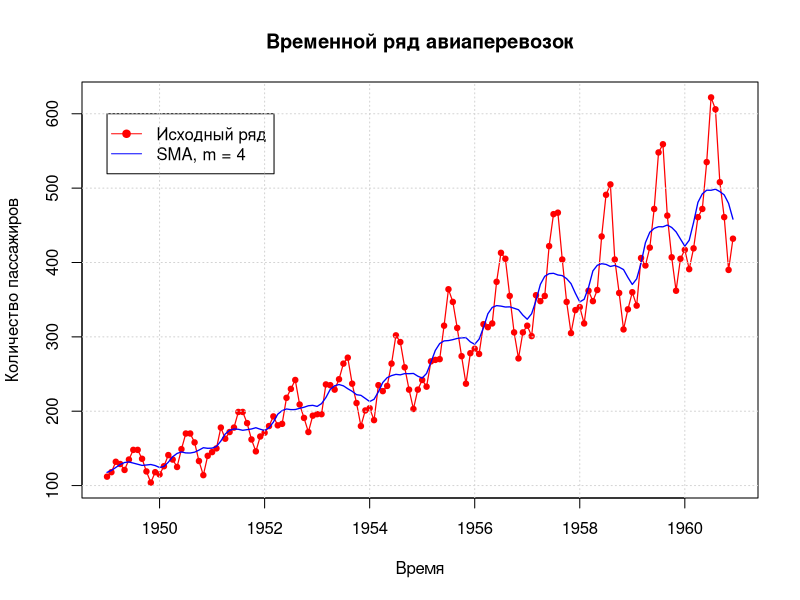
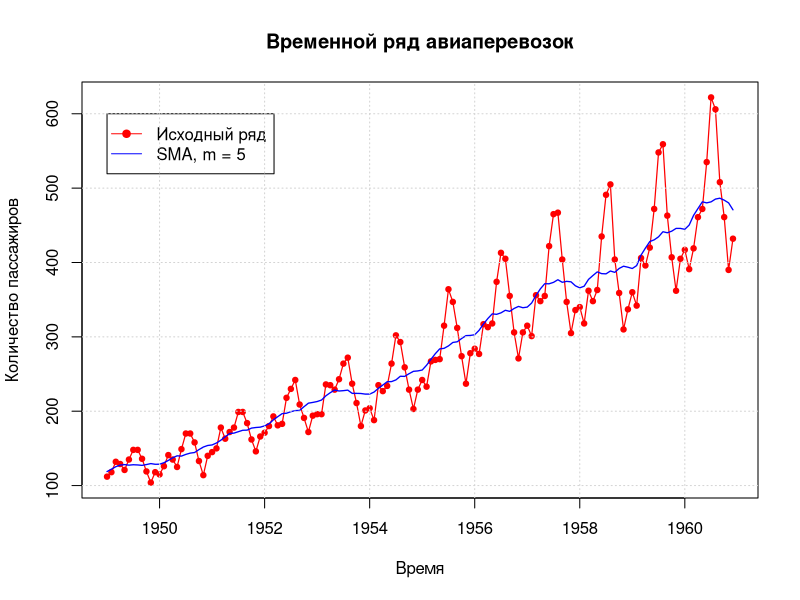
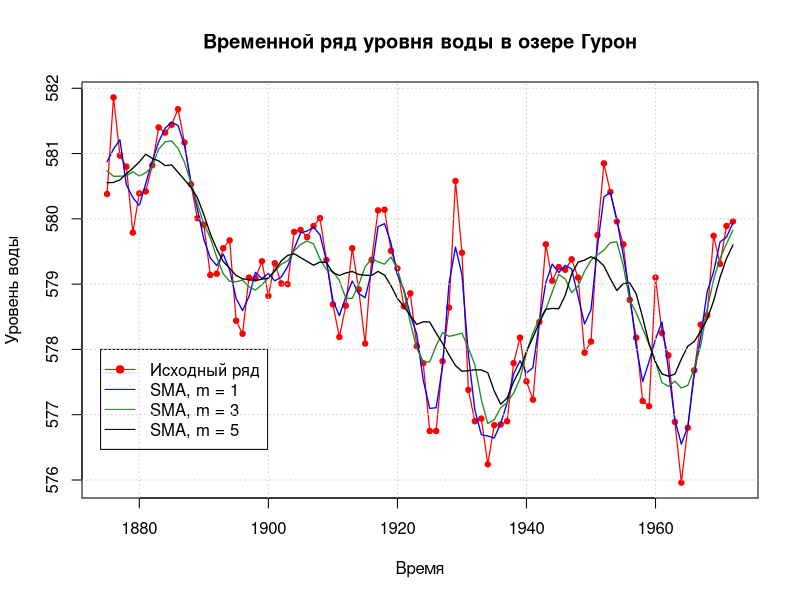
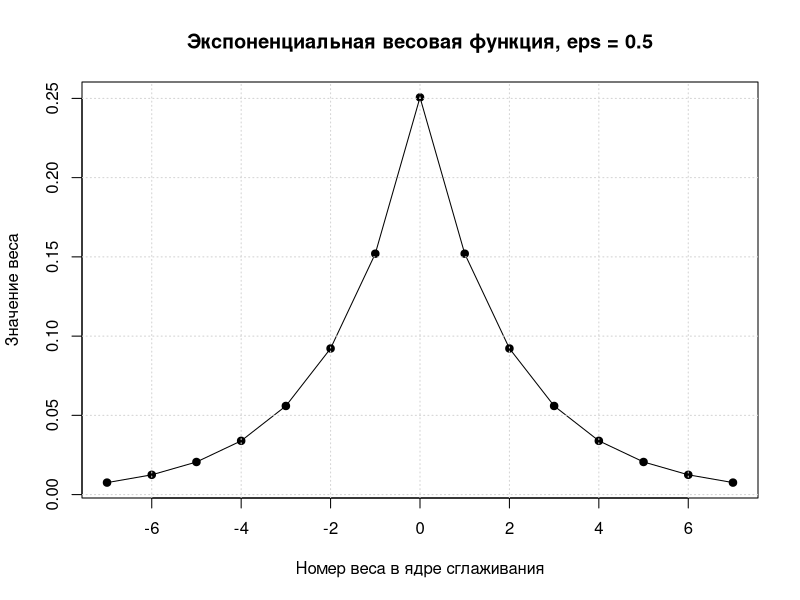
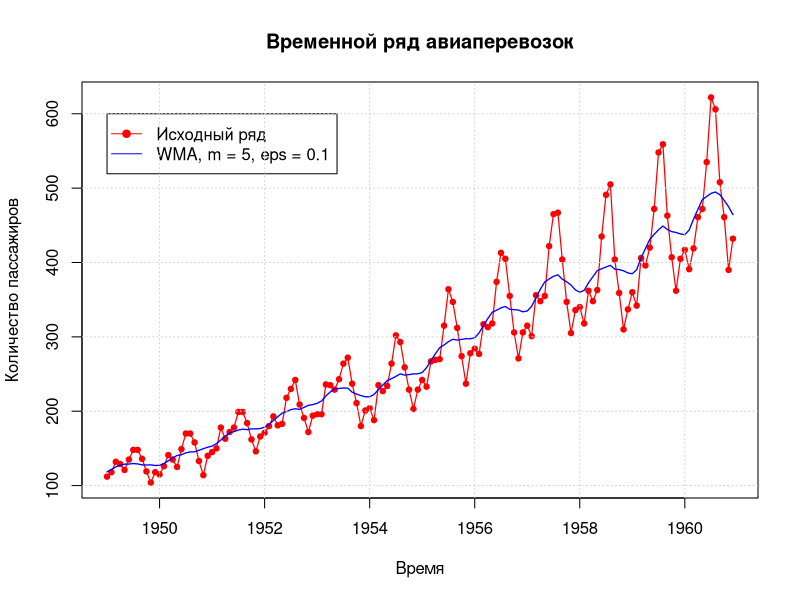
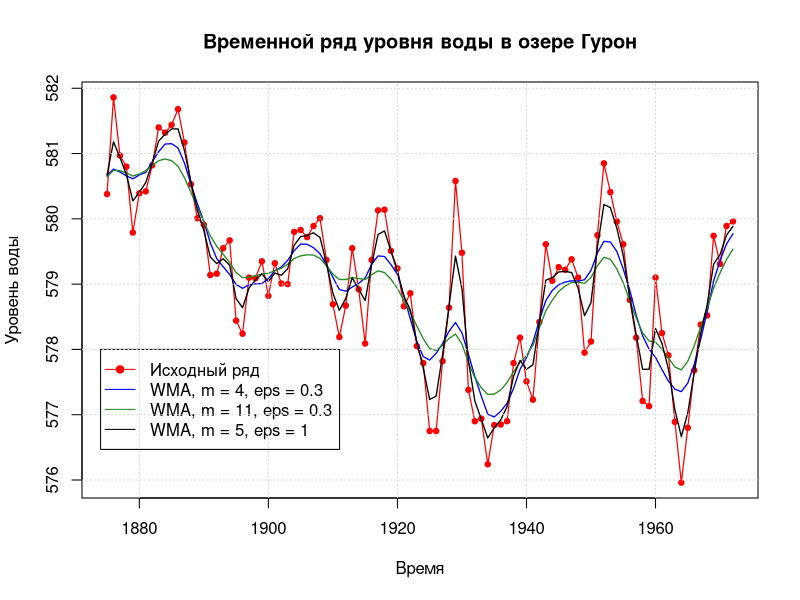
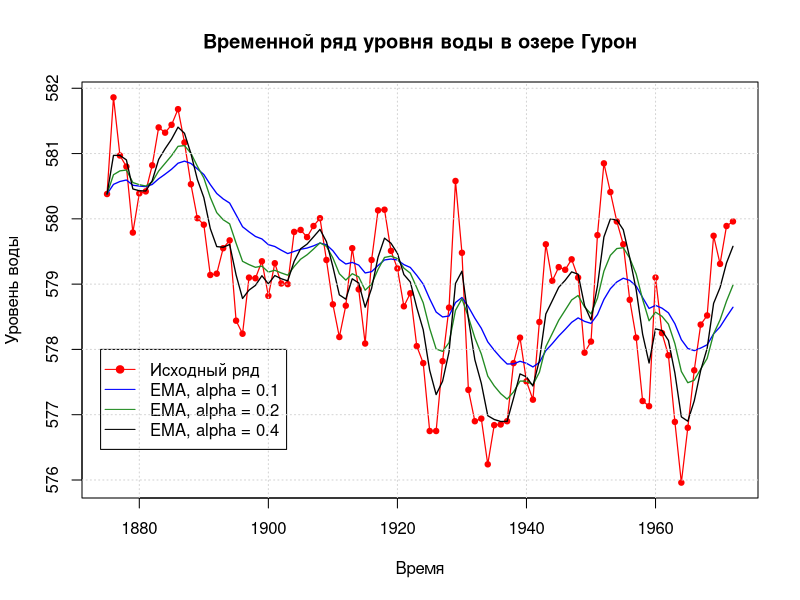
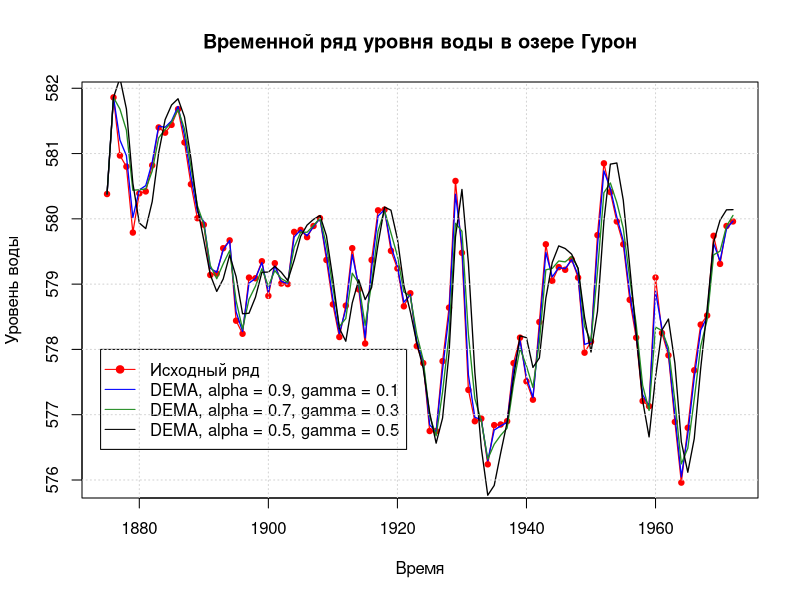

Reproduce these figures in R, in order.
## ---- chunk 1
knitr::opts_chunk$set(echo = FALSE, dev="cairo_pdf", dpi = 500, out.width="60%", fig.align='center')
library(dplyr)
library(stringr)
library(ggplot2)
library(GGally)
## ---- chunk 2
SMA <- function(series, width=3, weights=NA) {
  if (width < 0) {
    width <- 1
  }
  
  if (width %% 2 == 0) {
    width <- width + 1
  }
  
  if (any(is.na(weights))) {
    weights <- rep(1/width, width)
  }
  
  n <- length(series)
  new_data <- numeric(length = n - width + 1)
  for (i in (1 + (width - 1) / 2):(n - (width - 1) / 2)) {
    new_data[i - (width - 1) / 2] <- sum(series[(i - (width - 1) / 2):(i + (width - 1) / 2)] * weights)
  }
  return(new_data)
}
## ---- chunk 3
SMA_smooth <- function(data_frame, col, w = 3, pad = 1, weights = NA, name="WMA") {
  if (w > nrow(data_frame)) {
    cat("\nwindow size greater than number of values, window size set to maximum_possible")
    w <- nrow(data_frame)
  }
  
  if (pad < 0) {
    pad <- 0
  }
  
  if (pad > floor(w/2)) {
    pad <- floor(w/2)
  }
  
  if (any(is.na(weights))) {
    name <- "SMA"
  }
  
  padded_ts <- data_frame[, col]
  padded_ts <- c(rep(padded_ts[1], pad), 
                 padded_ts, 
                 rep(padded_ts[nrow(data_frame)], pad))
  
  smoothed_ts <- SMA(padded_ts, w, weights)
  data_frame[, paste0(col, "_smoothed_", name)] <- smoothed_ts
  return(data_frame)
}
## ---- chunk 4
df <- data.frame(time = as.numeric(time(AirPassengers)), flights = as.numeric(AirPassengers))
df <- SMA_smooth(df, "flights", 9, 4)

plot(df$time, df$flights, type = "o", pch = 19, col = "red", cex = I(0.7), lwd = I(1.2), 
     main = "Временной ряд авиаперевозок",
     xlab = "Время",
     ylab = "Количество пассажиров")
lines(df$time, df$flights_smoothed_SMA, col = "blue", lwd = I(1.3))
legend(x = 1949, y = 600, 
       legend = c("Исходный ряд", "SMA, m = 4"),
       col = c("red", "blue"),
       pch = c(19, -1),
       lty = c(1, 1))
grid()
## ---- chunk 5
df <- data.frame(time = as.numeric(time(AirPassengers)), flights = as.numeric(AirPassengers))
df <- SMA_smooth(df, "flights", 11, 5)

plot(df$time, df$flights, type = "o", pch = 19, col = "red", cex = I(0.7), lwd = I(1.2), 
     main = "Временной ряд авиаперевозок",
     xlab = "Время",
     ylab = "Количество пассажиров")
lines(df$time, df$flights_smoothed_SMA, col = "blue", lwd = I(1.3))
legend(x = 1949, y = 600, 
       legend = c("Исходный ряд", "SMA, m = 5"),
       col = c("red", "blue"),
       pch = c(19, -1),
       lty = c(1, 1))
grid()
## ---- chunk 6
df_huron <- data.frame(time = as.numeric(time(LakeHuron)), height = as.numeric(LakeHuron))

plot(df_huron$time, df_huron$height, type = "o", pch = 19, col = "red", cex = I(0.7), lwd = I(1.2), 
     main = "Временной ряд уровня воды в озере Гурон",
     xlab = "Время",
     ylab = "Уровень воды")
df_huron <- SMA_smooth(df_huron, "height", 3, 1)
lines(df_huron$time, df_huron$height_smoothed_SMA, col = "blue", lwd = I(1.3))
df_huron <- SMA_smooth(df_huron, "height", 7, 3)
lines(df_huron$time, df_huron$height_smoothed_SMA, col = "forestgreen", lwd = I(1.3))
df_huron <- SMA_smooth(df_huron, "height", 11, 5)
lines(df_huron$time, df_huron$height_smoothed_SMA, col = "black", lwd = I(1.3))
legend(x = 1874, y = 578, 
       legend = c("Исходный ряд", "SMA, m = 1", "SMA, m = 3", "SMA, m = 5"),
       col = c("red", "blue", "forestgreen", "black"),
       pch = c(19, -1, -1, -1),
       lty = c(1, 1, 1, 1))
grid()
## ---- chunk 7
exponential_weights <- function(eps, w) {
  weights <- eps * exp(-eps * abs(-((w-1)/2):((w-1)/2)))
  return(weights / sum(weights))
}
## ---- chunk 8
plot(x = -7:7, y = exponential_weights(0.5, w = 15), type ="o", pch = 19, 
     main = "Экспоненциальная весовая функция, eps = 0.5",
     xlab = "Номер веса в ядре сглаживания",
     ylab = "Значение веса")
grid()
## ---- chunk 9
df <- SMA_smooth(df, "flights", 11, 5, weights=exponential_weights(0.1, 11))

plot(df$time, df$flights, type = "o", pch = 19, col = "red", cex = I(0.7), lwd = I(1.2), 
     main = "Временной ряд авиаперевозок",
     xlab = "Время",
     ylab = "Количество пассажиров")
lines(df$time, df$flights_smoothed_WMA, col = "blue", lwd = I(1.3))
legend(x = 1949, y = 600, 
       legend = c("Исходный ряд", "WMA, m = 5, eps = 0.1"),
       col = c("red", "blue"),
       pch = c(19, -1, -1),
       lty = c(1, 1, 1))
grid()
## ---- chunk 10
df_huron <- data.frame(time = as.numeric(time(LakeHuron)), height = as.numeric(LakeHuron))

plot(df_huron$time, df_huron$height, type = "o", pch = 19, col = "red", cex = I(0.7), lwd = I(1.2), 
     main = "Временной ряд уровня воды в озере Гурон",
     xlab = "Время",
     ylab = "Уровень воды")
df_huron <- SMA_smooth(df_huron, "height", 9, 4, exponential_weights(eps=0.3, 9))
lines(df_huron$time, df_huron$height_smoothed_WMA, col = "blue", lwd = I(1.3))
df_huron <- SMA_smooth(df_huron, "height", 21, 11, exponential_weights(eps=0.3, 21))
lines(df_huron$time, df_huron$height_smoothed_WMA, col = "forestgreen", lwd = I(1.3))
df_huron <- SMA_smooth(df_huron, "height", 11, 5, exponential_weights(eps=1, 11))
lines(df_huron$time, df_huron$height_smoothed_WMA, col = "black", lwd = I(1.3))
legend(x = 1874, y = 578, 
       legend = c("Исходный ряд", 
                  "WMA, m = 4, eps = 0.3",
                  "WMA, m = 11, eps = 0.3",
                  "WMA, m = 5, eps = 1"),
       col = c("red", 
               "blue",
               "forestgreen",
               "black"),
       pch = c(19, -1, -1, -1),
       lty = c(1, 1, 1, 1))
grid()
## ---- chunk 11
EMA <- function(data_frame, col, alpha = 0.1) {
  ts <- data_frame[, col]
  for (i in 2:length(ts)) {
    ts[i] = ts[i - 1] + alpha * (ts[i] - ts[i - 1])
  }
  data_frame[, paste0(col, "_smoothed_EXP")] <- ts
  return(data_frame)
}
## ---- chunk 12
df_huron <- data.frame(time = as.numeric(time(LakeHuron)), height = as.numeric(LakeHuron))

plot(df_huron$time, df_huron$height, type = "o", pch = 19, col = "red", cex = I(0.7), lwd = I(1.2), 
     main = "Временной ряд уровня воды в озере Гурон",
     xlab = "Время",
     ylab = "Уровень воды")
df_huron <- EMA(df_huron, "height", 0.1)
lines(df_huron$time, df_huron$height_smoothed_EXP, col = "blue", lwd = I(1.3))
df_huron <- EMA(df_huron, "height", 0.2)
lines(df_huron$time, df_huron$height_smoothed_EXP, col = "forestgreen", lwd = I(1.3))
df_huron <- EMA(df_huron, "height", 0.4)
lines(df_huron$time, df_huron$height_smoothed_EXP, col = "black", lwd = I(1.3))
legend(x = 1874, y = 578, 
       legend = c("Исходный ряд", 
                  "EMA, alpha = 0.1",
                  "EMA, alpha = 0.2",
                  "EMA, alpha = 0.4"),
       col = c("red", 
               "blue",
               "forestgreen",
               "black"),
       pch = c(19, -1, -1, -1),
       lty = c(1, 1, 1, 1))
grid()
## ---- chunk 13
DEMA <- function(data_frame, col, alpha=0.1, gamma=0.1) {
  ts <- data_frame[, col]
  S <- numeric(length(ts))
  b <- numeric(length(ts))
  S[1] <- ts[1]
  b[1] <- ts[2] - ts[1]
  for (i in 2:length(ts)) {
    S[i] <- alpha * ts[i] + (1 - alpha) * (S[i - 1] + b[i - 1])
    b[i] <- gamma * (S[i] - S[i - 1]) + (1 - gamma) * b[i - 1]
  }
  data_frame[, paste0(col, "_smoothed_DEMA")] <- S
  return(data_frame)
}
## ---- chunk 14
df <- DEMA(data_frame = df, col = "flights", alpha = 0.1, gamma = 0.9)


df_huron <- data.frame(time = as.numeric(time(LakeHuron)), height = as.numeric(LakeHuron))

plot(df_huron$time, df_huron$height, type = "o", pch = 19, col = "red", cex = I(0.7), lwd = I(1.2), 
     main = "Временной ряд уровня воды в озере Гурон",
     xlab = "Время",
     ylab = "Уровень воды")
df_huron <- DEMA(df_huron, "height", 0.9, 0.1)
lines(df_huron$time, df_huron$height_smoothed_DEMA, col = "blue", lwd = I(1.3))
df_huron <- DEMA(df_huron, "height", 0.7, 0.3)
lines(df_huron$time, df_huron$height_smoothed_DEMA, col = "forestgreen", lwd = I(1.3))
df_huron <- DEMA(df_huron, "height", 0.5, 0.9)
lines(df_huron$time, df_huron$height_smoothed_DEMA, col = "black", lwd = I(1.3))
legend(x = 1874, y = 578, 
       legend = c("Исходный ряд", 
                  "DEMA, alpha = 0.9, gamma = 0.1",
                  "DEMA, alpha = 0.7, gamma = 0.3",
                  "DEMA, alpha = 0.5, gamma = 0.5"),
       col = c("red", 
               "blue",
               "forestgreen",
               "black"),
       pch = c(19, -1, -1, -1),
       lty = c(1, 1, 1, 1))
grid()
## ---- chunk 15
Box.test(x = df$flights - df$flights_smoothed_DEMA, lag = 5, type = "Ljung-Box")
